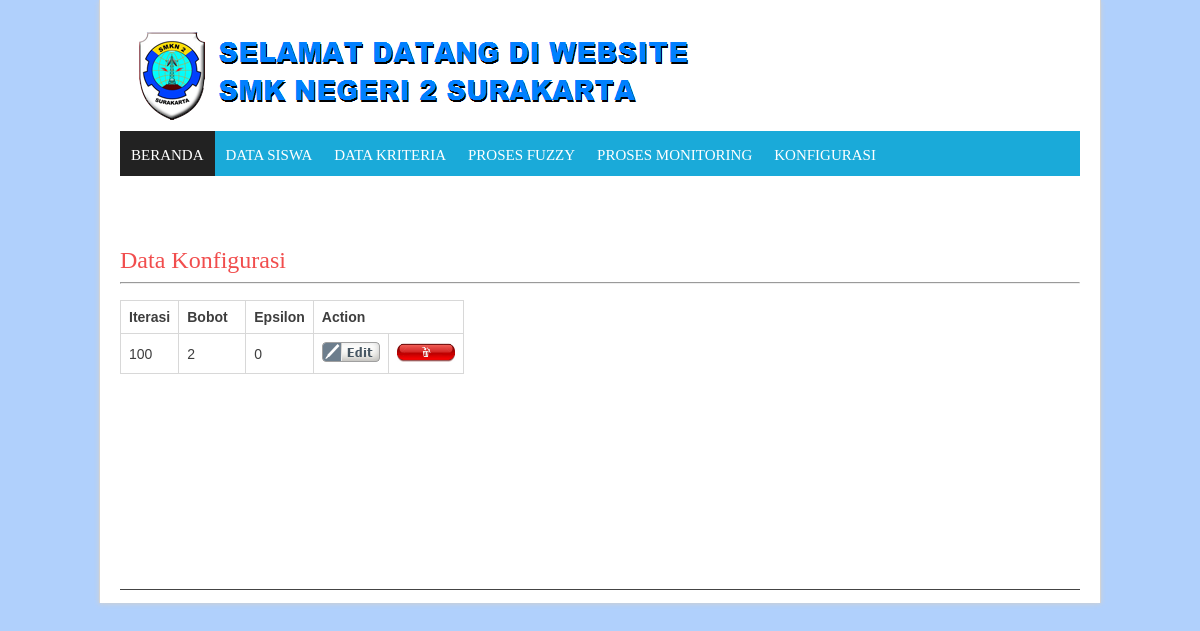
Screenshot of /master/dconfix.php with the database file from the repository.
### tables this page shows
CREATE TABLE IF NOT EXISTS `konfix` (
  `Kode` int(11) NOT NULL AUTO_INCREMENT,
  `Iterasi` float NOT NULL,
  `Bobot` float NOT NULL,
  `Eps` float NOT NULL,
  PRIMARY KEY (`Kode`)
);

### master/dconfix.php (the view, shortened to what this page needs)
<!DOCTYPE html>
<html lang="en-US" class=" js rgba boxshadow csstransitions webkit chrome win js" style=""><head><meta http-equiv="Content-Type" content="text/html; charset=UTF-8">
<link href="./SMK Negeri 2 Surakarta_files/css" rel="stylesheet" type="text/css" media="all">
<link href="./SMK Negeri 2 Surakarta_files/css(1)" rel="stylesheet" type="text/css" media="all">
<link href="./SMK Negeri 2 Surakarta_files/css(1)" rel="stylesheet" type="text/css" media="all">
	<link rel="stylesheet" id="wp-block-library-css" href="./SMK Negeri 2 Surakarta_files/style.min.css" type="text/css" media="all">
<link rel="stylesheet" id="bbp-default-css" href="./SMK Negeri 2 Surakarta_files/bbpress.min.css" type="text/css" media="all">
<link rel="stylesheet" id="cwp-css-css" href="./SMK Negeri 2 Surakarta_files/cwp-poll.css" type="text/css" media="all">
<link rel="stylesheet" id="cwp-jqui-css" href="./SMK Negeri 2 Surakarta_files/jquery-ui.css" type="text/css" media="all">
<link rel="stylesheet" id="contact-form-7-css" href="./SMK Negeri 2 Surakarta_files/styles.css" type="text/css" media="all">
<link rel="stylesheet" id="my-style-css" href="./SMK Negeri 2 Surakarta_files/style.css" type="text/css" media="all">
<link rel="stylesheet" id="prettyPhoto-css" href="./SMK Negeri 2 Surakarta_files/prettyPhoto.css" type="text/css" media="all">
<link rel="stylesheet" id="shortcodes-css" href="./SMK Negeri 2 Surakarta_files/shortcodes.css" type="text/css" media="all">
<link rel="stylesheet" id="tipTip-css" href="./SMK Negeri 2 Surakarta_files/tipTip.css" type="text/css" media="all">
<link rel="stylesheet" id="carousel-css" href="./SMK Negeri 2 Surakarta_files/carousel.css" type="text/css" media="all">
<link rel="stylesheet" id="iview-css" href="./SMK Negeri 2 Surakarta_files/iview.css" type="text/css" media="all">
<link rel="stylesheet" id="royalslider-css" href="./SMK Negeri 2 Surakarta_files/royalslider.css" type="text/css" media="all">
<link rel="stylesheet" id="responsive-css" href="./SMK Negeri 2 Surakarta_files/responsive.css" type="text/css" media="all">
<link rel="stylesheet" href="./SMK Negeri 2 Surakarta_files/wp-page-numbers.css" type="text/css" media="screen">
</head>
<body class="home page-template page-template-home page-template-home-php page page-id-18 custom-background">
<div id="all_content">
<div id="all_content_fixed">
<div id="header">
<div class="inner">
	<div id="title_box">
	    <a href="https://smkn2solo.sch.id/">
		    		    <img src="./SMK Negeri 2 Surakarta_files/logo-Web-SMKN-2-Surakarta2.png" alt="Logo" id="logo" style="opacity: 1;">
	    </a>
    </div>
</div>
</div>
<div id="menu_box">
 <div id="mainMenu" class="ddsmoothmenu"><ul id="menu-main-menu" class="menu"><li id="menu-item-1187" class="menu-item menu-item-type-post_type menu-item-object-page menu-item-home current-menu-item page_item page-item-18 current_page_item menu-item-1187"><a href="index.php" aria-current="page">Beranda</a></li>
<li id="menu-item-1248" class="menu-item menu-item-type-post_type menu-item-object-page menu-item-has-children menu-item-1248" style="z-index: 100;"><a href="">Data Siswa</a>
</li>
<li id="menu-item-1301" class="menu-item menu-item-type-post_type menu-item-object-page menu-item-has-children menu-item-1301" style="z-index: 99;"><a href="">Data Kriteria</a>
</li>
<li id="menu-item-3227" class="menu-item menu-item-type-post_type menu-item-object-page menu-item-has-children menu-item-3227" style="z-index: 98;"><a href="">Proses Fuzzy</a>
</li>
<li id="menu-item-3238" class="menu-item menu-item-type-post_type menu-item-object-page menu-item-has-children menu-item-3238" style="z-index: 97;"><a href="">Proses Monitoring</a>
</li>
<li id="menu-item-1301" class="menu-item menu-item-type-post_type menu-item-object-page menu-item-has-children menu-item-1301" style="z-index: 99;"><a href="">Konfigurasi</a>
</li>
</ul></div></div>
<div id="main_content"></div>
<div id="main_content">
<div class="inner">
  <div id="primary2" class="content-area">
    <main id="main2" class="site-main hc2-content-single" role="main">
    <div class="container">
      <div class="pub-info" itemprop="text">
<div id="page">
			<h2 class="title"><a href="#">Data Konfigurasi</a></h2><hr />
			<div style="clear: both;">&nbsp;
              <table border="1" align="center">
                <tr align="Left">
                  <td width="5"><strong>Iterasi</strong></td>
                  <td width="50"><strong>Bobot</strong></td>
                  <td width="50"><strong>Epsilon</strong></td>
                  <td colspan="2"><strong> Action</strong></td>
                </tr>
                	<?php
					include "/connections/ron.php";
					$modal=mysqli_query($mysqli,"SELECT * FROM konfix");
					while($row=mysqli_fetch_array($modal)){
					?>
				<tr align="center">
                    <td><?php echo $row['Iterasi']; ?></td>
                    <td><?php echo $row['Bobot']; ?></td>
                    <td><?php echo $row['Eps']; ?></td>
                    <td width="33"><a href="editkonfix.php?no=<?php echo $row['Kode']; ?>" ><img src="images/edit.gif" alt="" width="58" height="20" /></a></td>
                    <td width="32"><a href="deletekonfix.php?no=<?php echo $row['Kode']; ?>"><img src="images/delete.gif" alt="" width="58" height="20" /></a></td>
                  </tr>
                  <?php }  ?>
              </table>
            </div>
	  </div>
		<div class="post">
			<div style="clear: both;">&nbsp;</div>
			<div class="entry">
				<p>&nbsp;</p>
			</div>
</div>
		<div class="post">
			<h2 class="title">&nbsp;</h2>
		</div>
		<div style="clear: both;">&nbsp;</div>
	</div>
  <div style="clear: both;">&nbsp;</div>
</div>
<br>
<div id="footer_bottom"></div>
</div>
</div>
<style type="text/css"></style><link rel="stylesheet" id="mediaelement-css" href="./SMK Negeri 2 Surakarta_files/mediaelementplayer-legacy.min.css" type="text/css" media="all">
<link rel="stylesheet" id="wp-mediaelement-css" href="./SMK Negeri 2 Surakarta_files/wp-mediaelement.min.css" type="text/css" media="all">
<link rel="stylesheet" id="my-jquery-ui-css" href="./SMK Negeri 2 Surakarta_files/jquery-ui(1).css" type="text/css" media="all">
</body>
</html>

### master/SMK Negeri 2 Surakarta_files/style.css (style rules this page uses)
html, body, div { font-size:100%;font-family:inherit;vertical-align:baseline;margin:0;padding:0;border:0;outline:0;font-weight:inherit;font-style:inherit; }
caption, th, td { text-align:left;font-weight:normal; }
table { border-collapse:separate;border-spacing:0; }
* { margin:0;padding:0; }
p { text-indent:10px; margin: 5px 0 10px 0; }
img { border:0px; }
table, th, td, tr { padding: 8px; border: 1px solid #D8D8D8; border-collapse: collapse; }
body { font-family: Arial, sans-serif; font-size:14px; color: #3e3e3e; background: #eee; }
h2 { font-size: 24px; color: #666; font-weight: 300; line-height: 180%; }
a { color:#f14d4d; text-decoration:none; }
ul, li { list-style: none; list-style-type: none; }
#all_content { width: 100%; }
#all_content_fixed { border-left: 1px solid #d4d4d4; border-right: 1px solid #d4d4d4; background: #fff; width: 1000px; margin: 0 auto; box-shadow: 0px 1px 5px #d1d1d1; -webkit-transition: all .3s ease; }
.inner { height:100%; max-width: 960px; position:relative; clear:both; text-align:left; margin: 0 auto; }
#header { display: block; width: 100%; min-width:100%; height: 124px; margin: 0 auto; }
#title_box { display: inline-block; max-width: 930px; float: left; margin: 31px 0px 0 0px; }
#title_box img { display: inline-block; max-height: 100px; float: left; }
#menu_box { background-color: #1aaad9; display: block; width: 960px; height: 45px; margin: 0px auto; }
#mainMenu { display: block; max-width: 960px; height: 45px; margin: 0px auto; }
#mainMenu ul li { background: url("images/menu_right_border.png") repeat-y right; float:left; }
#mainMenu ul li:last-child { background: none; }
#mainMenu ul li a { font-family: Cuprum; display:block; height: 29px; color: #fff; padding: 16px 11px 0 11px; font-size: 15px; font-weight: normal; text-transform: uppercase; }
#mainMenu ul li.current-menu-parent > a, #mainMenu ul li.current_page_item > a, #mainMenu ul li.current-menu-ancestor > a, #mainMenu ul li.current-post-ancestor > a, #mainMenu ul li.current-menu-item > a { text-decoration:none; color: #fff; background: #222; }
#mainMenu.ddsmoothmenu ul { z-index:100; margin: 0; padding: 0; list-style-type: none; }
#mainMenu.ddsmoothmenu ul li { position: relative; display: inline; float: left; }
#main_content { display: inline-block; width: 100%; margin: 25px 0px 0px 0px; padding: 0px 0 10px 0px; }
#main_content p { margin: 0px; padding: 0px; }
.post { width: 615px; display: inline-block; margin: 0px 15px 20px 0px; padding: 10px; }
#footer_bottom { border-top: 1px solid #444; width: 100%; display: inline-block; margin-top: -3px; background: #212121; }

### master/dconfix.php (style rules this page uses)
h1, h2, h3, h4, h5, h6, #top_title_box { font-family:Droid Sans; }
h1, h2, h3, h4, h5, h6 { color: #!important; }
a { color: #!important; }
#menu_box { background: #!important; }
#mainMenu ul li a { color: #!important; }
#mainMenu ul li a:hover, #mainMenu ul li.current-menu-parent > a, #mainMenu ul li.current_page_item > a, #mainMenu ul li.current-menu-ancestor > a, #mainMenu ul li.current-menu-item > a, #mainMenu ul li a:hover { color: #!important; }
#mainMenu ul li.current-menu-parent > a, #mainMenu ul li.current_page_item > a, #mainMenu ul li.current-menu-ancestor > a, #mainMenu ul li.current-menu-item > a, #mainMenu ul li a:hover { background: #!important; }
#mainMenu ul li.current-menu-parent > a, #mainMenu ul li.current_page_item > a, #mainMenu ul li.current-menu-ancestor > a, #mainMenu ul li.current-menu-item > a, #mainMenu ul li a:hover { color: #!important; }
#footer_bottom { background: #!important; }
body.custom-background { background-color: #b0d0fc; }

### rows the page displays
konfix: Iterasi "100", Bobot "2", Eps "0"
